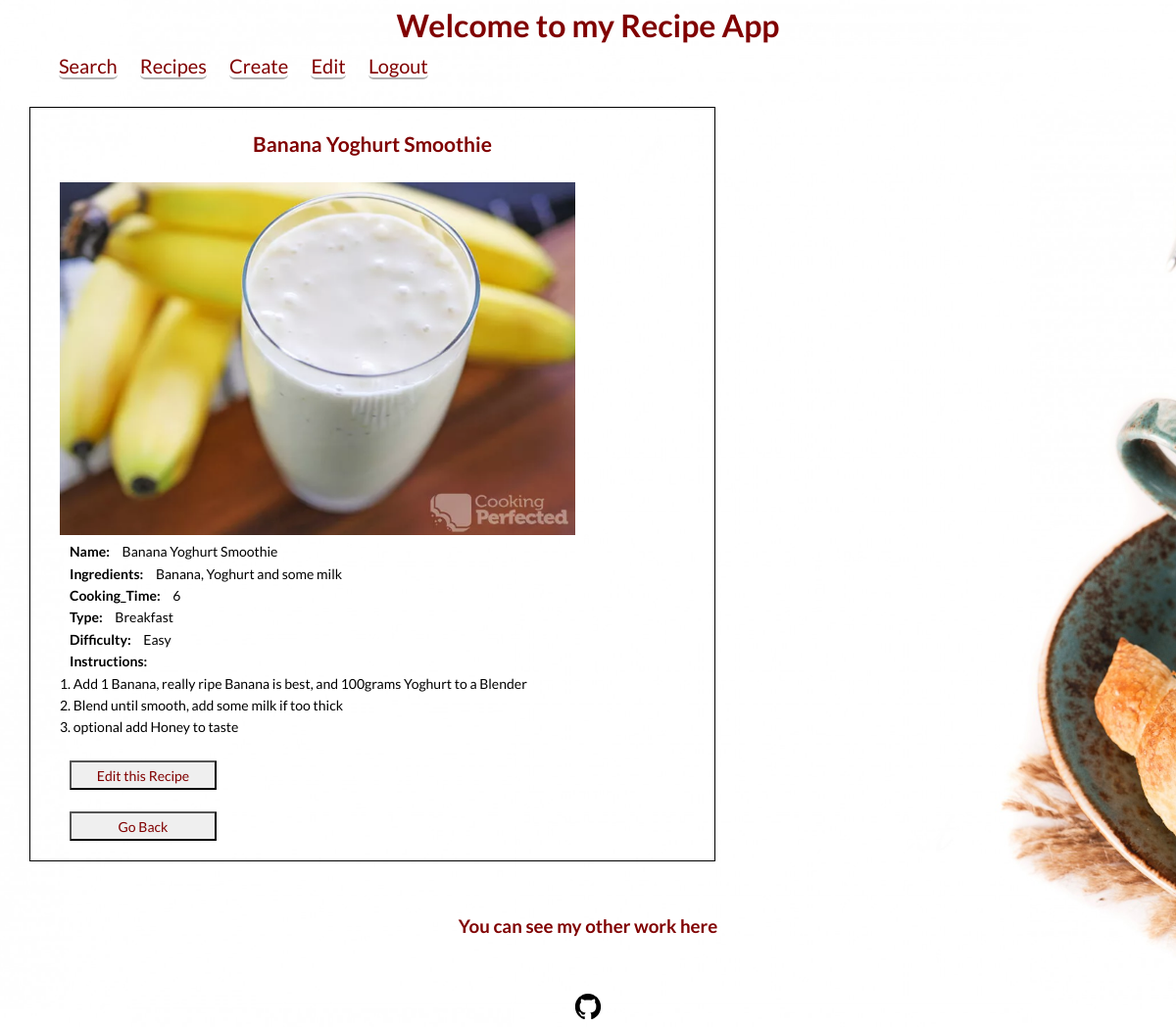
The page /list/4 (signed in) on the database its author committed.
### recipes/models.py (models this page shows, shortened)
class Recipe(models.Model):
    name = models.CharField(max_length=50)
    ingredients = models.CharField(max_length=255, help_text="You must use a comma to separate the ingredients.")
    cooking_time = models.PositiveIntegerField(help_text="In minutes")
    type = models.CharField(max_length=50, choices=TYPE_CHOICES)
    instructions = models.TextField()
    pic = models.ImageField(upload_to='recipes', default='no_picture.jpg')
    def calculate_difficulty(self):
      ingredients = self.ingredients.split(', ')
      if self.cooking_time < 10 and len(ingredients) < 5:
        difficulty = "Easy"
      elif self.cooking_time < 10 and len(ingredients) >= 5:
        difficulty = "Medium"
      elif self.cooking_time >= 10 and len(ingredients) < 5:
        difficulty = "Intermediate"
      elif self.cooking_time >= 10 and len(ingredients) >= 5:
        difficulty = "Hard"
      return difficulty

### recipes/views.py (the view)
# urls.py: path('list/<pk>', RecipeDetailView.as_view(), name='detail'),
class RecipeDetailView(LoginRequiredMixin, DetailView):
  model = Recipe
  template_name = 'recipes/detail.html'

### recipes/templates/recipes/detail.html (shortened to what this page needs)
{% load static %}
<!DOCTYPE html>
<html lang="en">
  <head>
    <link rel="stylesheet" type="text/css" href="{% static 'recipes/css/home.css' %}">
    <link rel="stylesheet" type="text/css" href="{% static 'recipes/css/detail.css' %}">
  </head>
    <body>
      <header class="page-header__item">
        <h1>Welcome to my Recipe App</h1>
        <nav>
          <div role="menubar" class="nav-list">
            <a href="{% url 'recipes:searches' %}" class="login__btn">Search</a>
            <a href="{% url 'recipes:list' %}" class="login__btn">Recipes</a>
            <a href="{% url 'recipes:create' %}" class="login__btn">Create</a>
            <a href="{% url 'recipes:edit_recipe' %}" class="login__btn">Edit</a>
            <a href="{% url 'logout' %}" class="logout__btn">Logout</a>
          </div>
        </nav>
      </header>
      <br>
      <div class="detail_modal">
        <h2>{{object.name}}</h2>
        <br>
        <img class="recipe_image" src="{{object.pic.url}}">
        <div>
        <b>Name: </b> {{object.name}}  <br>
        <b>Ingredients: </b> {{object.ingredients}} <br>
        <b>Cooking_Time: </b> {{object.cooking_time}} <br>
        <b>Type: </b> {{object.type}} <br>
        <b>Difficulty: </b> {{object.calculate_difficulty}}  <br>
        <b>Instructions: </b>
        <br> {{object.instructions|safe}}
        </div>
        <br>
        <a href="{% url 'recipes:edit_recipe' %}">
          <button class="back__btn">Edit this Recipe</button>
        </a>
        <br>
        <br>
        <div>
          <button class="back__btn" onclick="goBack()">Go Back</button>
        </div>
      </div>
    </body>
    <footer class="page-footer">
      <br>
      <br>
      <h3>You can see my other work here</h3>
        <br>
        <br>
        <div class="social-media">
          <a href="https://github.com/Andrew0T" class="social-media__icons" target="blank">
            <!DOCTYPE svg  PUBLIC '-//W3C//DTD SVG 1.1//EN'  'http://www.w3.org/Graphics/SVG/1.1/DTD/svg11.dtd'>
          </a>
        </div>
      </footer>
</html>

### recipes/static/recipes/css/home.css (style rules this page uses)
:root { --background-color: #ffffff; --font-color: #000000; --hover-color: #006600; --active-color: #0000ff; --button-font: #800000; }
* { box-sizing: border-box; margin: auto 10px; }
body { background-color: var(--background-color); font-family: 'Lato', sans-serif; font-weight: 400; font-size: 16px; line-height: 1.6; color: var(--font-color); }
a { color: var(--font-color); }
h1, h2, h3 { text-align: center; color: var(--button-font); }
.page-header__item { flex: 0 1 200px; }
.nav-list { list-style-type: none; }
.login__btn, .logout__btn { background-color: transparent; color: var(--button-font); text-decoration: none; border-radius: 3px; border-bottom: 2px solid rgba(0, 0, 0, 0.3); transition: 0.2s opacity; font-size: 20px; font-family: 'Lato', sans-serif; border-radius: 5px; height: 40px; width: 80px; }
.back__btn { background-color: none; color: var(--button-font); font-size: 14px; font-family: 'Lato', sans-serif; height: 30px; width: 150px; border-radius: 1px; }
.page-footer { clear: both; display: flex; flex-direction: column; text-align: center; }
.social-media__icons { width: 30px; height: 30px; }

### recipes/static/recipes/css/detail.css (style rules this page uses)
.detail_modal { display: inline-block; font-size: 14px; border: 1px solid; padding: 20px; width: 80%; max-width: 700px; }
.recipe_image { width: 80%; height: 80%; max-width: 720px; max-height: 360px; min-width: 180px; min-height: 90px; }

### rows shown on the page
Recipe: name "Banana Yoghurt Smoothie", pic (picture), ingredients "Banana, Yoghurt and some milk", cooking_time "6", type "Breakfast", calculate_difficulty "Easy", instructions "1. Add 1 Banana, really ripe Banana is best, and 100grams Yoghurt to a Blender 2. Blend until smooth, add some milk if too thick 3. optional add Honey to taste"
